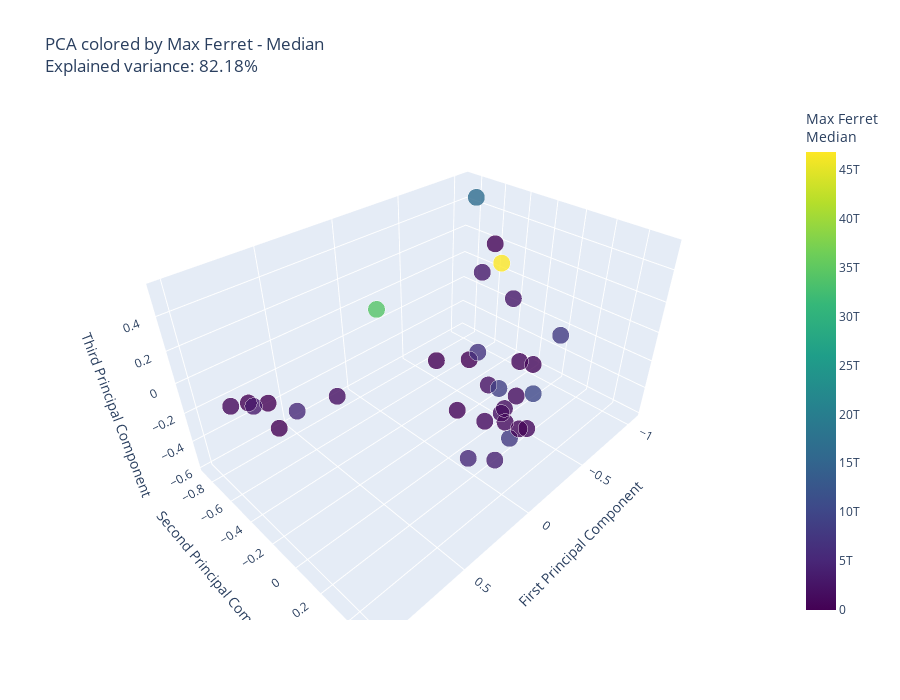

Notebook cell for this chart:
### Code cell
# Max Ferret - Median
metric_values = Y[:, 1, 4]
fig = create_pca_plot(metric_values, 'Max Ferret', 'Median', samples, encodings_3d, pca)
print(f"Max Ferret - Median range: {metric_values.min():.4f} to {metric_values.max():.4f}")
fig.show()
